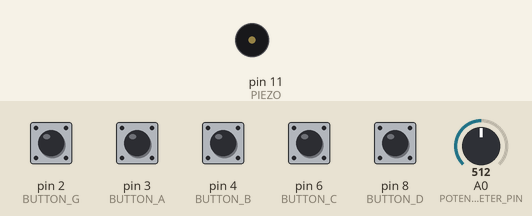
The sketch below on a simulated Arduino Uno, built with avr-gcc and run on an emulated ATmega328P. Parts: buzzer (waves = sounding). The test bench sets the inputs (shaded band); at power-on: pin 2 (BUTTON_G), pin 3 (BUTTON_A), pin 4 (BUTTON_B), pin 6 (BUTTON_C), pin 8 (BUTTON_D) HIGH, A0 (POTENTIOMETER_PIN) = 512.

Above: at 1.2 s.
1.3 s: pin 2 (BUTTON_G) pulled LOW for 0.15 s
At 1.37 s:
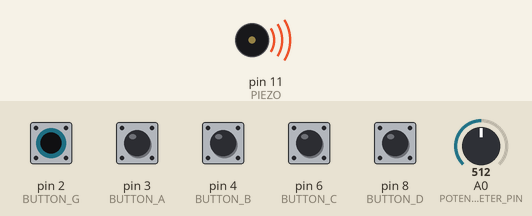
Timing chart, 0 to 4.3 s (numbered marks = the images above; inputs shaded):
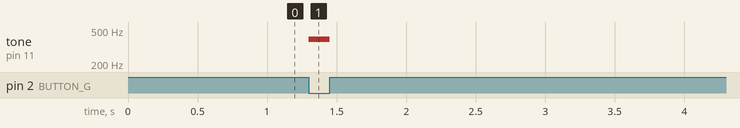

The sketch:

mainFile.ino
```cpp
#include "pitches.h"
#define ACTIVATED LOW

const int POTENTIOMETER_PIN = A0;
const int PIEZO = 11;
const int LED = 13;

const int BUTTON_C = 6;
const int BUTTON_B = 4;
const int BUTTON_A = 3;
const int BUTTON_G = 2;
const int BUTTON_D = 8;


void setup()
{
  Serial.begin(9600);
  //pinMode(LED, OUTPUT);
  pinMode(BUTTON_C, INPUT);
  digitalWrite(BUTTON_C,HIGH);
  pinMode(BUTTON_B, INPUT);
  digitalWrite(BUTTON_B,HIGH);
  pinMode(BUTTON_A, INPUT);
  digitalWrite(BUTTON_A,HIGH);
  pinMode(BUTTON_G, INPUT);
  digitalWrite(BUTTON_G,HIGH);
  pinMode(BUTTON_D, INPUT);
  digitalWrite(BUTTON_D,HIGH);

  //digitalWrite(LED,LOW);
}


void loop()
{
  int analogValue = analogRead(POTENTIOMETER_PIN);
  if(analogValue > 500){
   while(digitalRead(BUTTON_C) == ACTIVATED)
  {
    digitalWrite(PIEZO, HIGH);
    tone(PIEZO,NOTE_C5);
    //digitalWrite(LED,HIGH);
  }
  while(digitalRead(BUTTON_B) == ACTIVATED)
  {
    tone(PIEZO,NOTE_B4);
     digitalWrite(PIEZO, HIGH);
   // digitalWrite(LED,HIGH);
  }

  while(digitalRead(BUTTON_A) == ACTIVATED)
  {
    tone(PIEZO,NOTE_A4);
     digitalWrite(PIEZO, HIGH);
    //digitalWrite(LED,HIGH);
  }

  while(digitalRead(BUTTON_G) == ACTIVATED)
  {
    tone(PIEZO,NOTE_G4);
     digitalWrite(PIEZO, HIGH);
   // digitalWrite(LED,HIGH);
  }

  while(digitalRead(BUTTON_D) == ACTIVATED)
  {
    tone(PIEZO,NOTE_D5);
     digitalWrite(PIEZO, HIGH);
   // digitalWrite(LED,HIGH);
  }
  }
  noTone(PIEZO);
 // digitalWrite(LED,LOW);

}
```

pitches.h
```cpp
/*************************************************
   Public Constants
 *************************************************/

#define NOTE_B0  31
#define NOTE_C1  33
#define NOTE_CS1 35
#define NOTE_D1  37
#define NOTE_DS1 39
#define NOTE_E1  41
#define NOTE_F1  44
#define NOTE_FS1 46
#define NOTE_G1  49
#define NOTE_GS1 52
#define NOTE_A1  55
#define NOTE_AS1 58
#define NOTE_B1  62
#define NOTE_C2  65
#define NOTE_CS2 69
#define NOTE_D2  73
#define NOTE_DS2 78
#define NOTE_E2  82
#define NOTE_F2  87
#define NOTE_FS2 93
#define NOTE_G2  98
#define NOTE_GS2 104
#define NOTE_A2  110
#define NOTE_AS2 117
#define NOTE_B2  123
#define NOTE_C3  131
#define NOTE_CS3 139
#define NOTE_D3  147
#define NOTE_DS3 156
#define NOTE_E3  165
#define NOTE_F3  175
#define NOTE_FS3 185
#define NOTE_G3  196
#define NOTE_GS3 208
#define NOTE_A3  220
#define NOTE_AS3 233
#define NOTE_B3  247
#define NOTE_C4  262
#define NOTE_CS4 277
#define NOTE_D4  294
#define NOTE_DS4 311
#define NOTE_E4  330
#define NOTE_F4  349
#define NOTE_FS4 370
#define NOTE_G4  392
#define NOTE_GS4 415
#define NOTE_A4  440
#define NOTE_AS4 466
#define NOTE_B4  494
#define NOTE_C5  523
#define NOTE_CS5 554
#define NOTE_D5  587
#define NOTE_DS5 622
#define NOTE_E5  659
#define NOTE_F5  698
#define NOTE_FS5 740
#define NOTE_G5  784
#define NOTE_GS5 831
#define NOTE_A5  880
#define NOTE_AS5 932
#define NOTE_B5  988
#define NOTE_C6  1047
#define NOTE_CS6 1109
#define NOTE_D6  1175
#define NOTE_DS6 1245
#define NOTE_E6  1319
#define NOTE_F6  1397
#define NOTE_FS6 1480
#define NOTE_G6  1568
#define NOTE_GS6 1661
#define NOTE_A6  1760
#define NOTE_AS6 1865
#define NOTE_B6  1976
#define NOTE_C7  2093
#define NOTE_CS7 2217
#define NOTE_D7  2349
#define NOTE_DS7 2489
#define NOTE_E7  2637
#define NOTE_F7  2794
#define NOTE_FS7 2960
#define NOTE_G7  3136
#define NOTE_GS7 3322
#define NOTE_A7  3520
#define NOTE_AS7 3729
#define NOTE_B7  3951
#define NOTE_C8  4186
#define NOTE_CS8 4435
#define NOTE_D8  4699
#define NOTE_DS8 4978
```

Measured:
- after the input at 1.3 s, tone on pin 11 (PIEZO): silent → 392 Hz at once, → silent 0.15 s later
